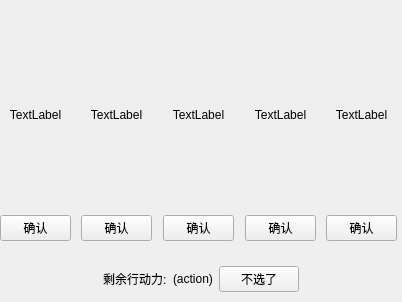
<?xml version="1.0" encoding="UTF-8"?>
<ui version="4.0">
 <class>gacha_5_times</class>
 <widget class="QWidget" name="gacha_5_times">
  <property name="geometry">
   <rect>
    <x>0</x>
    <y>0</y>
    <width>402</width>
    <height>302</height>
   </rect>
  </property>
  <property name="windowTitle">
   <string>Form</string>
  </property>
  <widget class="QWidget" name="">
   <property name="geometry">
    <rect>
     <x>0</x>
     <y>10</y>
     <width>401</width>
     <height>291</height>
    </rect>
   </property>
   <layout class="QVBoxLayout" name="verticalLayout_6">
    <item>
     <layout class="QHBoxLayout" name="horizontalLayout_2">
      <item>
       <widget class="QWidget" name="widget" native="true">
        <widget class="QWidget" name="">
         <property name="geometry">
          <rect>
           <x>0</x>
           <y>10</y>
           <width>71</width>
           <height>221</height>
          </rect>
         </property>
         <layout class="QVBoxLayout" name="verticalLayout">
          <property name="leftMargin">
           <number>0</number>
          </property>
          <item>
           <widget class="QLabel" name="label_5">
            <property name="text">
             <string>TextLabel</string>
            </property>
            <property name="alignment">
             <set>Qt::AlignCenter</set>
            </property>
           </widget>
          </item>
          <item>
           <widget class="QPushButton" name="pushButton_2">
            <property name="text">
             <string>确认</string>
            </property>
           </widget>
          </item>
         </layout>
        </widget>
       </widget>
      </item>
      <item>
       <widget class="QWidget" name="widget_3" native="true">
        <widget class="QWidget" name="layoutWidget_2">
         <property name="geometry">
          <rect>
           <x>0</x>
           <y>10</y>
           <width>71</width>
           <height>221</height>
          </rect>
         </property>
         <layout class="QVBoxLayout" name="verticalLayout_3">
          <property name="leftMargin">
           <number>0</number>
          </property>
          <item>
           <widget class="QLabel" name="label_7">
            <property name="text">
             <string>TextLabel</string>
            </property>
            <property name="alignment">
             <set>Qt::AlignCenter</set>
            </property>
           </widget>
          </item>
          <item>
           <widget class="QPushButton" name="pushButton_4">
            <property name="text">
             <string>确认</string>
            </property>
           </widget>
          </item>
         </layout>
        </widget>
       </widget>
      </item>
      <item>
       <widget class="QWidget" name="widget_2" native="true">
        <widget class="QWidget" name="layoutWidget">
         <property name="geometry">
          <rect>
           <x>0</x>
           <y>10</y>
           <width>71</width>
           <height>221</height>
          </rect>
         </property>
         <layout class="QVBoxLayout" name="verticalLayout_2">
          <property name="leftMargin">
           <number>0</number>
          </property>
          <item>
           <widget class="QLabel" name="label_6">
            <property name="text">
             <string>TextLabel</string>
            </property>
            <property name="alignment">
             <set>Qt::AlignCenter</set>
            </property>
           </widget>
          </item>
          <item>
           <widget class="QPushButton" name="pushButton_3">
            <property name="text">
             <string>确认</string>
            </property>
           </widget>
          </item>
         </layout>
        </widget>
       </widget>
      </item>
      <item>
       <widget class="QWidget" name="widget_5" native="true">
        <widget class="QWidget" name="layoutWidget_3">
         <property name="geometry">
          <rect>
           <x>1</x>
           <y>10</y>
           <width>71</width>
           <height>221</height>
          </rect>
         </property>
         <layout class="QVBoxLayout" name="verticalLayout_4">
          <property name="leftMargin">
           <number>0</number>
          </property>
          <item>
           <widget class="QLabel" name="label_8">
            <property name="text">
             <string>TextLabel</string>
            </property>
            <property name="alignment">
             <set>Qt::AlignCenter</set>
            </property>
           </widget>
          </item>
          <item>
           <widget class="QPushButton" name="pushButton_5">
            <property name="text">
             <string>确认</string>
            </property>
           </widget>
          </item>
         </layout>
        </widget>
       </widget>
      </item>
      <item>
       <widget class="QWidget" name="widget_6" native="true">
        <widget class="QWidget" name="layoutWidget_4">
         <property name="geometry">
          <rect>
           <x>0</x>
           <y>10</y>
           <width>71</width>
           <height>221</height>
          </rect>
         </property>
         <layout class="QVBoxLayout" name="verticalLayout_5">
          <property name="leftMargin">
           <number>0</number>
          </property>
          <item>
           <widget class="QLabel" name="label_9">
            <property name="text">
             <string>TextLabel</string>
            </property>
            <property name="alignment">
             <set>Qt::AlignCenter</set>
            </property>
           </widget>
          </item>
          <item>
           <widget class="QPushButton" name="pushButton_6">
            <property name="text">
             <string>确认</string>
            </property>
           </widget>
          </item>
         </layout>
        </widget>
       </widget>
      </item>
     </layout>
    </item>
    <item>
     <widget class="QWidget" name="widget_4" native="true">
      <property name="sizePolicy">
       <sizepolicy hsizetype="Minimum" vsizetype="Fixed">
        <horstretch>0</horstretch>
        <verstretch>0</verstretch>
       </sizepolicy>
      </property>
      <layout class="QHBoxLayout" name="horizontalLayout">
       <item>
        <widget class="QLabel" name="label_4">
         <property name="text">
          <string/>
         </property>
        </widget>
       </item>
       <item>
        <widget class="QLabel" name="label">
         <property name="sizePolicy">
          <sizepolicy hsizetype="Fixed" vsizetype="Preferred">
           <horstretch>0</horstretch>
           <verstretch>0</verstretch>
          </sizepolicy>
         </property>
         <property name="text">
          <string>剩余行动力:</string>
         </property>
        </widget>
       </item>
       <item>
        <widget class="QLabel" name="label_2">
         <property name="sizePolicy">
          <sizepolicy hsizetype="Fixed" vsizetype="Preferred">
           <horstretch>0</horstretch>
           <verstretch>0</verstretch>
          </sizepolicy>
         </property>
         <property name="text">
          <string>(action)</string>
         </property>
        </widget>
       </item>
       <item>
        <widget class="QPushButton" name="pushButton">
         <property name="sizePolicy">
          <sizepolicy hsizetype="Fixed" vsizetype="Fixed">
           <horstretch>0</horstretch>
           <verstretch>0</verstretch>
          </sizepolicy>
         </property>
         <property name="text">
          <string>不选了</string>
         </property>
        </widget>
       </item>
       <item>
        <widget class="QLabel" name="label_3">
         <property name="text">
          <string/>
         </property>
        </widget>
       </item>
      </layout>
     </widget>
    </item>
   </layout>
  </widget>
 </widget>
 <resources/>
 <connections/>
</ui>
